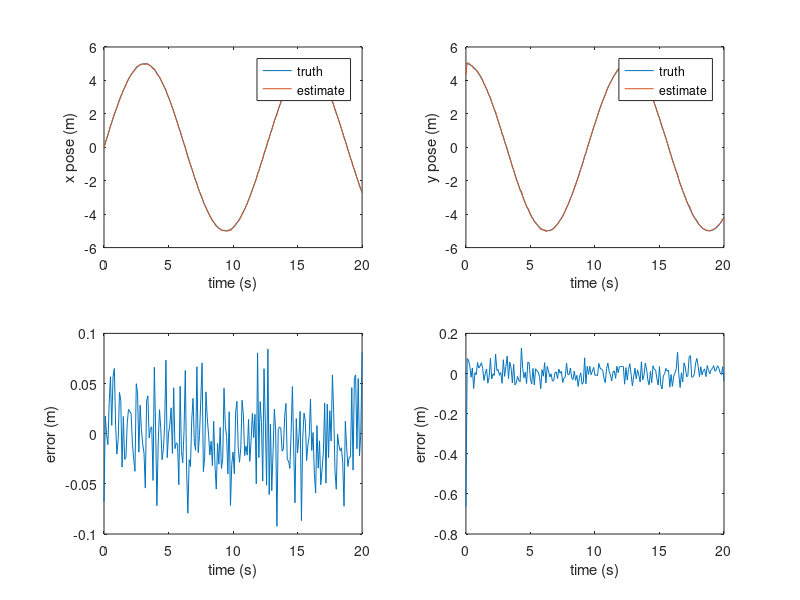

Reproduce this figure in MATLAB.
clear all
clc
close all

% Set up time vectors
dt = .1;
t_vec = 0:dt:20;

% Standard deviation on particle odometry, laser measurements, and flow
% sensor measurements
sigma_odom = .5;
sigma_laser = .05;
sigma_vel = .2;

% Establish ground truth position
pose_vec = [5*sin(.5*t_vec'),5*cos(.5*t_vec')];
% Establish ground truth velocity
vel_vec = [2.5*cos(.5*t_vec'),-2.5*sin(.5*t_vec')];
% Establish ground truth laser measurements to walls positioned along x =
% 10, x = -10, y = 10, and y = -10
laser_meas_truth = [abs(10*ones(size(pose_vec,1),1) - pose_vec(:,1)), ...
    abs(-10*ones(size(pose_vec,1),1) - pose_vec(:,1)),...
    abs(10*ones(size(pose_vec,1),1) - pose_vec(:,2)),...
    abs(-10*ones(size(pose_vec,1),1) - pose_vec(:,2))];
% Generate noisy measurements by adding appropriate gaussian noise to laser
% and velocity measurements
laser_meas_noise = laser_meas_truth + randn(size(laser_meas_truth))*sigma_laser;
flow_meas_noise = vel_vec + randn(size(vel_vec))*sigma_vel;

% Initialize pose estimate and list for storing pose estimates
pose_est = pose_vec(1,:);
pose_est_list = [];

% Number of particles to use
n = 500;
% Generate intial particles
%particles = randn(n,2)*sigma_odom + [pose_est(1)*ones(n,1),...
%    pose_est(2)*ones(n,1)];
particles = randn(n,2)*10;
%figure
for i = 1:length(t_vec)
%     clf
%     scatter(particles(:,1),particles(:,2),'bx'),hold on
%     scatter(pose_vec(i,1),pose_vec(i,2),50,'go')
%     axis([-10 10 -10 10])
%     pause(.1)
    % Calculate probability of each particle based on the 4D  measurement gaussian
    particle_meas = [abs(10*ones(size(particles,1),1) - particles(:,1)), ...
    abs(-10*ones(size(particles,1),1) - particles(:,1)),...
    abs(10*ones(size(particles,1),1) - particles(:,2)),...
    abs(-10*ones(size(particles,1),1) - particles(:,2))];
    
    p = mvnpdf(particle_meas,laser_meas_noise(i,:),[sigma_laser^2 0 0 0;0 sigma_laser^2 0 0;...
        0 0 sigma_laser^2 0;0 0 0 sigma_laser^2]);
    % Normalize the probabilities
    p = p./sum(p);
    % Get the cumulative sum for sampling
    cs = cumsum(p);
    % Reinitialize new particle list
    particles_new = [];
    % Resample from particles
    for j = 1:n
        r = rand;
        for k = 1:n-1
            if cs(k) > r
                particles_new = [particles_new;particles(k,:)];
                break
            end
        end
    end
    % Set particles to new list
    particles = particles_new;
    % Update the plot of particles/truth
%     clf
%     scatter(particles(:,1),particles(:,2),'bx'),hold on
%     scatter(pose_vec(i,1),pose_vec(i,2),50,'go')
%     axis([-10 10 -10 10])
%     pause(.1)
    % Re-estimate the mean
    pose_est = mean(particles);
    % Save in list for plotting
    pose_est_list = [pose_est_list;pose_est];
    % Update pose_est based on flow measurement
    pose_est = pose_est + flow_meas_noise(i,:)*dt;
    % Update particles based on flow measurement and odom noise
    particles = particles + [flow_meas_noise(i,1)*ones(size(particles,1),1),...
        flow_meas_noise(i,2)*ones(size(particles,1),1)]*dt + ...
        randn(size(particles))*sigma_odom;
    
end
% Plot estimates
close all

figure
subplot(2,2,1)
plot(t_vec,[pose_vec(:,1),pose_est_list(:,1)])
xlabel('time (s)')
ylabel('x pose (m)')
legend('truth','estimate')
subplot(2,2,2)
plot(t_vec,[pose_vec(:,2),pose_est_list(:,2)])
xlabel('time (s)')
ylabel('y pose (m)')
legend('truth','estimate')
subplot(2,2,3)
plot(t_vec,pose_est_list(:,1) - pose_vec(:,1))
xlabel('time (s)')
ylabel('error (m)')
subplot(2,2,4)
plot(t_vec,pose_est_list(:,2) - pose_vec(:,2))
xlabel('time (s)')
ylabel('error (m)')